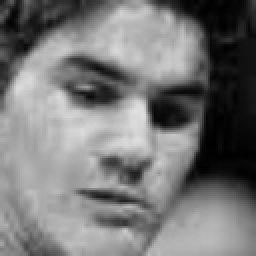
#> input picture model/dataset/preprocessed/train/roger_federer/1015.jpg, 128 x 128 px, found by its file name (shown 2 times larger); its folder holds only this picture in this run
$ jupyter execute --allow-errors analyze_PCA_detected_faces.ipynb
#> lines starting #> are read from the running program, lines starting #| are printed output that depends on the picture
[cell 1]
from matplotlib.image import imread
import matplotlib.pyplot as plt
import cv2
import numpy as np
import os
import scipy.io

plt.rcParams['figure.figsize'] = [10, 10]
plt.rcParams.update({'font.size' : 18})

# Load images to matrix
face_images = []
size = (128, 128)
count_person = 0
count_image = 0
person_index = {}

data_path = os.getcwd()+'/new_dataset/preprocessed/train'
for name in os.listdir(data_path):
    folder_name = data_path + '/' + name
    count_person += 1
    person_index[name] = (count_person, count_image)
    for img_name in os.listdir(folder_name):
        img_path = folder_name + '/' + img_name
        image = cv2.imread(img_path, 0)
#> image is the input picture: shape (128, 128); min 0, max 226, mean 119
        face_images.append(image)
        count_image += 1


face_images = np.array(face_images)

[cell 2]
# SVD/PCA, eigen faces

#đưa ảnh về vector
face_images_reshape = np.reshape(face_images, (len(face_images), 128*128))
face_images_reshape = face_images_reshape.T
#> face_images_reshape = 16384 pairs, first value 0 to 226, second value 8 to 237

avg_face = np.mean(face_images_reshape, axis=1)
#> avg_face = 16384 values, max 219 at index 8253, min 16 at index 6189, mean 112.1
#biến đổi SVD
U, S, VT = np.linalg.svd(face_images_reshape, full_matrices=False)
#> U = 16384 pairs, first value -0.0139 to -0.000989, second value -0.0255 to 0.0202; S = [21998.9, 4878.9]; VT = [[-0.777, -0.629], [0.629, -0.777]]


fig1 = plt.figure()
ax1 = fig1.add_subplot(121)
img_avg = ax1.imshow(np.reshape(avg_face,size))
img_avg.set_cmap('gray')
plt.axis('off')

#xem các eigen faces
rows = 10
columns = 10
fig = plt.figure(figsize=(10, 10), dpi=128)

#> (the rest of this cell did not finish here and is left out)

[cell 3]
# Xấp xỉ một khuôn mặt sử dụng eigen face

# Xấp xỉ mặt trong tập test
# test_image_path = os.getcwd()+'/new_dataset/preprocessed/test/'+'roger_federer/'+'206.jpg'
# test_face = cv2.imread(test_image_path, 0)

# Xấp xỉ mặt trong tập train
test_image_path = os.getcwd()+'/new_dataset/preprocessed/train/'+'roger_federer/'+'1.jpg'
test_face = cv2.imread(test_image_path, 0)
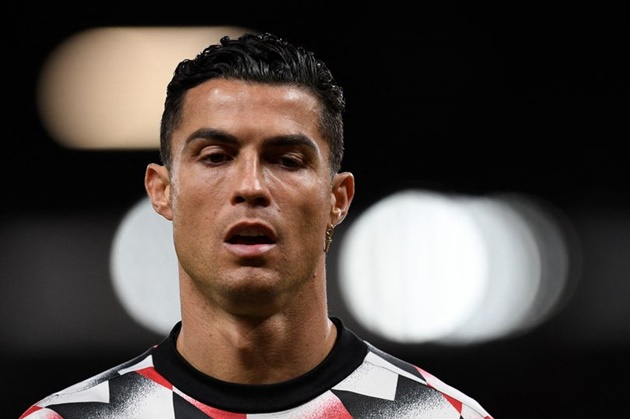
#> input picture server/static/model/test_data/1.jpg, 630 x 419 px, found by its file name
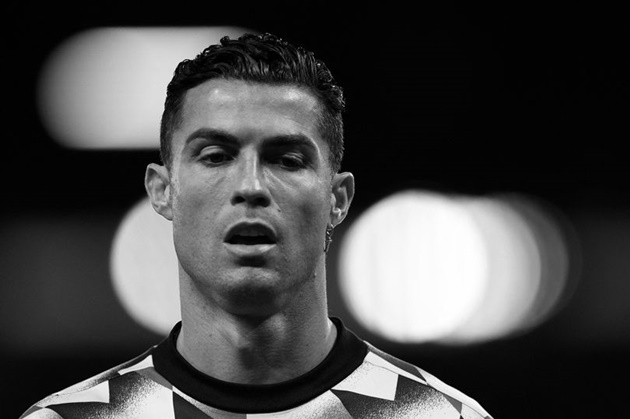
#> test_face: shape (419, 630); min 0, max 255, mean 71.3


# Other face
# test_face = cv2.resize(cv2.imread('./result_images/420.jpg', 0), size)

#> (the rest of this cell did not finish here and is left out)

[cell 4]
#vẽ các singular values
plt.figure()
plt.semilogy(S, '-o', color='k')
plt.title('Singular Values')
plt.ylim((0, 10**6))
plt.show()
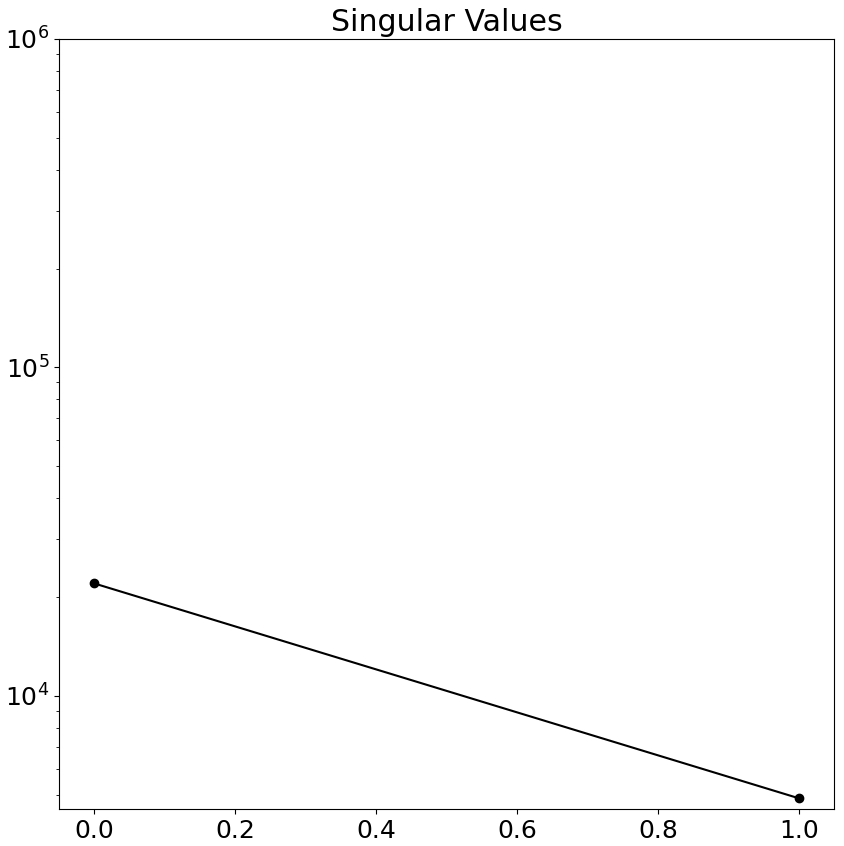
#> figure drawn by matplotlib, 1 panel

# plt.figure()
# # plt.plot(np.cumsum(np.diag(S))/np.sum(np.diag(S)), '-o', color='k')
# plt.plot(np.cumsum(S)/np.sum(S))
# plt.title('Singular Values: Cumulative Sum')


# 95% thông tin
cdS = np.cumsum(S) / np.sum(S) # tỉ lệ tổng tích lũy
#> cdS = [0.818, 1]
r95 = np.min(np.where(cdS > 0.95))
#> r95 = 1

fig3,ax3 = plt.subplots(1)
ax3.plot(cdS,color='k')
ax3.plot(cdS[:(r95+1)],'o',color='b')
# ax3.plot(cdS[:(r+1)],'o',color='r')
plt.xticks(np.array([0, 300, r95, 700]))
plt.yticks(np.array([0, 0.5, 0.95, 1]))
plt.xlim((-10,700))
ax3.plot(np.array([r95, r95, -10]),np.array([0, 0.95, 0.95]),'--',color='b')


plt.show()
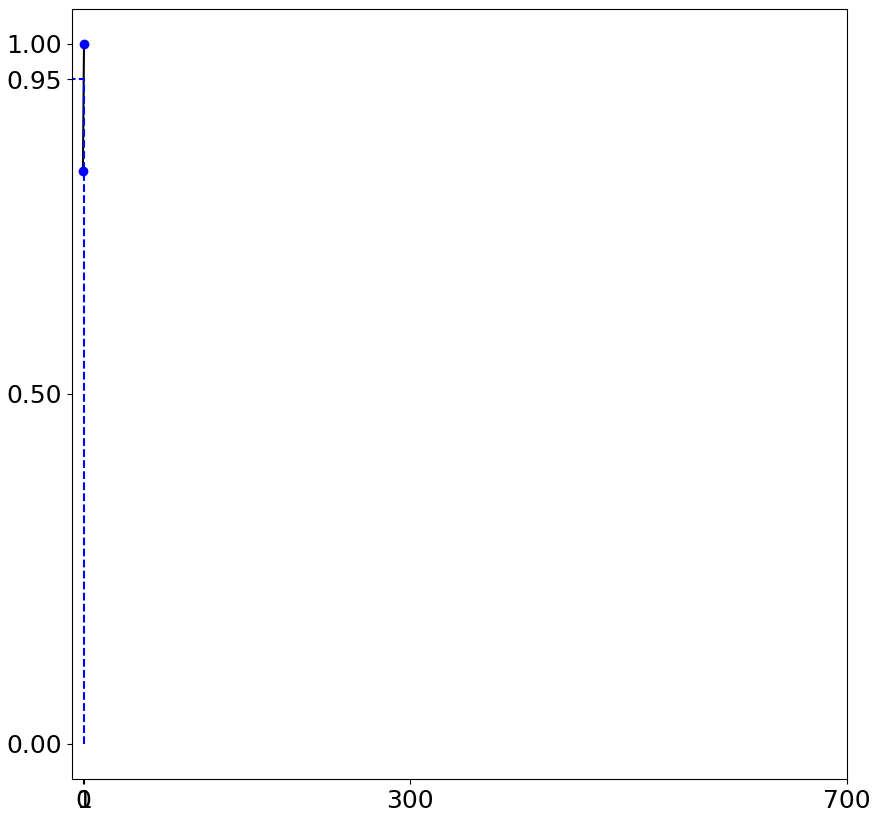
#> figure drawn by matplotlib, 1 panel

[cell 5]
#Chiếu person1 và person2 lên thành phần chính i và j (eigen faces i và j)

person1 = 'roger_federer'
person2 = 'ronaldo'

person1_first_col = person_index[person1][1]
person2_first_col = person_index[person2][1]

person1_last_col = -1
person2_last_col = -1

for p in person_index:
    if person_index[p][0] == person_index[person1][0]+1:
        person1_last_col = person_index[p][1]-1
    if person_index[p][0] == person_index[person2][0]+1:
        person2_last_col = person_index[p][1]-1
if person_index[person1][0] == count_person:
    person1_last_col = count_image-1
if person_index[person2][0] == count_person:
    person2_last_col = count_image-1

person1_faces = face_images_reshape[:, person1_first_col:person1_last_col]
#> person1_faces = empty array
person2_faces = face_images_reshape[:, person2_first_col:person2_last_col]
#> person2_faces = empty array

# Plot 2D points represent faces after projected onto PCi and PCj
# vẽ các điểm 2D tượng trưng cho khuôn mặt sau khi chiếu lên PCi và PCj
i = 4
j = 7
PCA_modes = [i, j]
#> (the rest of this cell did not finish here and is left out)
